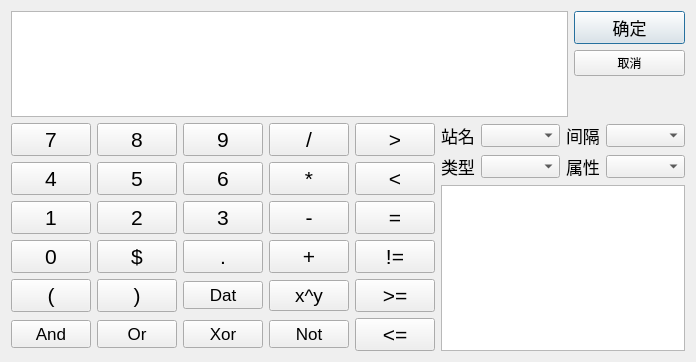
<?xml version="1.0" encoding="UTF-8"?>
<ui version="4.0">
 <class>Formula</class>
 <widget class="QDialog" name="Formula">
  <property name="geometry">
   <rect>
    <x>0</x>
    <y>0</y>
    <width>480</width>
    <height>362</height>
   </rect>
  </property>
  <property name="minimumSize">
   <size>
    <width>0</width>
    <height>0</height>
   </size>
  </property>
  <property name="maximumSize">
   <size>
    <width>99999</width>
    <height>99999</height>
   </size>
  </property>
  <property name="windowTitle">
   <string>Dialog</string>
  </property>
  <layout class="QVBoxLayout" name="verticalLayout_5">
   <item>
    <layout class="QVBoxLayout" name="verticalLayout_4">
     <item>
      <layout class="QHBoxLayout" name="horizontalLayout" stretch="5,1">
       <item>
        <widget class="QTextEdit" name="IDC_EDIT">
         <property name="sizePolicy">
          <sizepolicy hsizetype="Preferred" vsizetype="Preferred">
           <horstretch>0</horstretch>
           <verstretch>0</verstretch>
          </sizepolicy>
         </property>
         <property name="font">
          <font>
           <pointsize>10</pointsize>
          </font>
         </property>
         <property name="frameShadow">
          <enum>QFrame::Sunken</enum>
         </property>
        </widget>
       </item>
       <item>
        <layout class="QVBoxLayout" name="verticalLayout">
         <item>
          <widget class="QPushButton" name="okBtn">
           <property name="font">
            <font>
             <pointsize>13</pointsize>
            </font>
           </property>
           <property name="text">
            <string>确定</string>
           </property>
          </widget>
         </item>
         <item>
          <widget class="QPushButton" name="cancelBtn">
           <property name="text">
            <string>取消</string>
           </property>
          </widget>
         </item>
         <item>
          <spacer name="verticalSpacer">
           <property name="orientation">
            <enum>Qt::Vertical</enum>
           </property>
           <property name="sizeHint" stdset="0">
            <size>
             <width>20</width>
             <height>28</height>
            </size>
           </property>
          </spacer>
         </item>
        </layout>
       </item>
      </layout>
     </item>
     <item>
      <layout class="QHBoxLayout" name="horizontalLayout_10" stretch="1,2">
       <item>
        <layout class="QVBoxLayout" name="verticalLayout_3">
         <item>
          <layout class="QHBoxLayout" name="horizontalLayout_2">
           <item>
            <widget class="QPushButton" name="IDC_7">
             <property name="font">
              <font>
               <family>Helvetica</family>
               <pointsize>16</pointsize>
              </font>
             </property>
             <property name="text">
              <string>7</string>
             </property>
             <property name="autoDefault">
              <bool>false</bool>
             </property>
            </widget>
           </item>
           <item>
            <widget class="QPushButton" name="IDC_8">
             <property name="font">
              <font>
               <family>Helvetica</family>
               <pointsize>16</pointsize>
              </font>
             </property>
             <property name="text">
              <string>8</string>
             </property>
             <property name="autoDefault">
              <bool>false</bool>
             </property>
            </widget>
           </item>
           <item>
            <widget class="QPushButton" name="IDC_9">
             <property name="font">
              <font>
               <family>Helvetica</family>
               <pointsize>16</pointsize>
              </font>
             </property>
             <property name="text">
              <string>9</string>
             </property>
             <property name="autoDefault">
              <bool>false</bool>
             </property>
            </widget>
           </item>
           <item>
            <widget class="QPushButton" name="IDC_DIDVDE">
             <property name="font">
              <font>
               <family>Helvetica</family>
               <pointsize>16</pointsize>
              </font>
             </property>
             <property name="text">
              <string>/</string>
             </property>
             <property name="autoDefault">
              <bool>false</bool>
             </property>
            </widget>
           </item>
           <item>
            <widget class="QPushButton" name="IDC_GREATE">
             <property name="font">
              <font>
               <family>Helvetica</family>
               <pointsize>16</pointsize>
              </font>
             </property>
             <property name="text">
              <string>&gt;</string>
             </property>
             <property name="autoDefault">
              <bool>false</bool>
             </property>
            </widget>
           </item>
          </layout>
         </item>
         <item>
          <layout class="QHBoxLayout" name="horizontalLayout_5">
           <item>
            <widget class="QPushButton" name="IDC_4">
             <property name="font">
              <font>
               <family>Helvetica</family>
               <pointsize>16</pointsize>
              </font>
             </property>
             <property name="text">
              <string>4</string>
             </property>
             <property name="autoDefault">
              <bool>false</bool>
             </property>
            </widget>
           </item>
           <item>
            <widget class="QPushButton" name="IDC_5">
             <property name="font">
              <font>
               <family>Helvetica</family>
               <pointsize>16</pointsize>
              </font>
             </property>
             <property name="text">
              <string>5</string>
             </property>
             <property name="autoDefault">
              <bool>false</bool>
             </property>
            </widget>
           </item>
           <item>
            <widget class="QPushButton" name="IDC_6">
             <property name="font">
              <font>
               <family>Helvetica</family>
               <pointsize>16</pointsize>
              </font>
             </property>
             <property name="text">
              <string>6</string>
             </property>
             <property name="autoDefault">
              <bool>false</bool>
             </property>
            </widget>
           </item>
           <item>
            <widget class="QPushButton" name="IDC_MUTIPLY">
             <property name="font">
              <font>
               <family>Helvetica</family>
               <pointsize>16</pointsize>
              </font>
             </property>
             <property name="text">
              <string>*</string>
             </property>
             <property name="autoDefault">
              <bool>false</bool>
             </property>
            </widget>
           </item>
           <item>
            <widget class="QPushButton" name="IDC_LOWER">
             <property name="font">
              <font>
               <family>Helvetica</family>
               <pointsize>16</pointsize>
              </font>
             </property>
             <property name="text">
              <string>&lt;</string>
             </property>
             <property name="autoDefault">
              <bool>false</bool>
             </property>
            </widget>
           </item>
          </layout>
         </item>
         <item>
          <layout class="QHBoxLayout" name="horizontalLayout_6">
           <item>
            <widget class="QPushButton" name="IDC_1">
             <property name="font">
              <font>
               <family>Helvetica</family>
               <pointsize>16</pointsize>
              </font>
             </property>
             <property name="text">
              <string>1</string>
             </property>
             <property name="autoDefault">
              <bool>false</bool>
             </property>
            </widget>
           </item>
           <item>
            <widget class="QPushButton" name="IDC_2">
             <property name="font">
              <font>
               <family>Helvetica</family>
               <pointsize>16</pointsize>
              </font>
             </property>
             <property name="text">
              <string>2</string>
             </property>
             <property name="autoDefault">
              <bool>false</bool>
             </property>
            </widget>
           </item>
           <item>
            <widget class="QPushButton" name="IDC_3">
             <property name="font">
              <font>
               <family>Helvetica</family>
               <pointsize>16</pointsize>
              </font>
             </property>
             <property name="text">
              <string>3</string>
             </property>
             <property name="autoDefault">
              <bool>false</bool>
             </property>
            </widget>
           </item>
           <item>
            <widget class="QPushButton" name="IDC_MINUS">
             <property name="font">
              <font>
               <family>Helvetica</family>
               <pointsize>16</pointsize>
              </font>
             </property>
             <property name="text">
              <string>-</string>
             </property>
             <property name="autoDefault">
              <bool>false</bool>
             </property>
            </widget>
           </item>
           <item>
            <widget class="QPushButton" name="IDC_EQUAL">
             <property name="font">
              <font>
               <family>Helvetica</family>
               <pointsize>16</pointsize>
              </font>
             </property>
             <property name="text">
              <string>=</string>
             </property>
             <property name="autoDefault">
              <bool>false</bool>
             </property>
            </widget>
           </item>
          </layout>
         </item>
         <item>
          <layout class="QHBoxLayout" name="horizontalLayout_7">
           <item>
            <widget class="QPushButton" name="IDC_0">
             <property name="font">
              <font>
               <family>Helvetica</family>
               <pointsize>16</pointsize>
              </font>
             </property>
             <property name="text">
              <string>0</string>
             </property>
             <property name="autoDefault">
              <bool>false</bool>
             </property>
            </widget>
           </item>
           <item>
            <widget class="QPushButton" name="IDC_10">
             <property name="font">
              <font>
               <family>Helvetica</family>
               <pointsize>16</pointsize>
              </font>
             </property>
             <property name="text">
              <string>$</string>
             </property>
             <property name="autoDefault">
              <bool>false</bool>
             </property>
            </widget>
           </item>
           <item>
            <widget class="QPushButton" name="IDC_DOT">
             <property name="font">
              <font>
               <family>Helvetica</family>
               <pointsize>16</pointsize>
              </font>
             </property>
             <property name="text">
              <string>.</string>
             </property>
             <property name="autoDefault">
              <bool>false</bool>
             </property>
            </widget>
           </item>
           <item>
            <widget class="QPushButton" name="IDC_PLUS">
             <property name="font">
              <font>
               <family>Helvetica</family>
               <pointsize>16</pointsize>
              </font>
             </property>
             <property name="text">
              <string>+</string>
             </property>
             <property name="autoDefault">
              <bool>false</bool>
             </property>
            </widget>
           </item>
           <item>
            <widget class="QPushButton" name="IDC_NEQUAL">
             <property name="font">
              <font>
               <family>Helvetica</family>
               <pointsize>16</pointsize>
              </font>
             </property>
             <property name="text">
              <string>!=</string>
             </property>
             <property name="autoDefault">
              <bool>false</bool>
             </property>
            </widget>
           </item>
          </layout>
         </item>
         <item>
          <layout class="QHBoxLayout" name="horizontalLayout_8">
           <item>
            <widget class="QPushButton" name="IDC_LPARENTHESIS">
             <property name="font">
              <font>
               <family>Helvetica</family>
               <pointsize>16</pointsize>
              </font>
             </property>
             <property name="text">
              <string>(</string>
             </property>
             <property name="autoDefault">
              <bool>false</bool>
             </property>
            </widget>
           </item>
           <item>
            <widget class="QPushButton" name="IDC_RPARENTHESIS">
             <property name="font">
              <font>
               <family>Helvetica</family>
               <pointsize>16</pointsize>
              </font>
             </property>
             <property name="text">
              <string>)</string>
             </property>
             <property name="autoDefault">
              <bool>false</bool>
             </property>
            </widget>
           </item>
           <item>
            <widget class="QPushButton" name="IDC_DAT">
             <property name="font">
              <font>
               <family>Helvetica</family>
               <pointsize>13</pointsize>
              </font>
             </property>
             <property name="text">
              <string>Dat</string>
             </property>
             <property name="autoDefault">
              <bool>false</bool>
             </property>
            </widget>
           </item>
           <item>
            <widget class="QPushButton" name="IDC_POWER">
             <property name="font">
              <font>
               <family>Helvetica</family>
               <pointsize>14</pointsize>
              </font>
             </property>
             <property name="text">
              <string>x^y</string>
             </property>
             <property name="autoDefault">
              <bool>false</bool>
             </property>
            </widget>
           </item>
           <item>
            <widget class="QPushButton" name="IDC_GEQUAL">
             <property name="font">
              <font>
               <family>Helvetica</family>
               <pointsize>16</pointsize>
              </font>
             </property>
             <property name="text">
              <string>&gt;=</string>
             </property>
             <property name="autoDefault">
              <bool>false</bool>
             </property>
            </widget>
           </item>
          </layout>
         </item>
         <item>
          <layout class="QHBoxLayout" name="horizontalLayout_9">
           <item>
            <widget class="QPushButton" name="IDC_AND">
             <property name="font">
              <font>
               <family>Helvetica</family>
               <pointsize>13</pointsize>
              </font>
             </property>
             <property name="text">
              <string>And</string>
             </property>
             <property name="autoDefault">
              <bool>false</bool>
             </property>
            </widget>
           </item>
           <item>
            <widget class="QPushButton" name="IDC_OR">
             <property name="font">
              <font>
               <family>Helvetica</family>
               <pointsize>13</pointsize>
              </font>
             </property>
             <property name="text">
              <string>Or</string>
             </property>
             <property name="autoDefault">
              <bool>false</bool>
             </property>
            </widget>
           </item>
           <item>
            <widget class="QPushButton" name="IDC_XOR">
             <property name="font">
              <font>
               <family>Helvetica</family>
               <pointsize>13</pointsize>
              </font>
             </property>
             <property name="text">
              <string>Xor</string>
             </property>
             <property name="autoDefault">
              <bool>false</bool>
             </property>
            </widget>
           </item>
           <item>
            <widget class="QPushButton" name="IDC_NOT">
             <property name="font">
              <font>
               <family>Helvetica</family>
               <pointsize>13</pointsize>
              </font>
             </property>
             <property name="text">
              <string>Not</string>
             </property>
             <property name="autoDefault">
              <bool>false</bool>
             </property>
            </widget>
           </item>
           <item>
            <widget class="QPushButton" name="IDC_LEQUAL">
             <property name="font">
              <font>
               <family>Helvetica</family>
               <pointsize>16</pointsize>
              </font>
             </property>
             <property name="text">
              <string>&lt;=</string>
             </property>
             <property name="autoDefault">
              <bool>false</bool>
             </property>
            </widget>
           </item>
          </layout>
         </item>
        </layout>
       </item>
       <item>
        <layout class="QVBoxLayout" name="verticalLayout_2">
         <item>
          <layout class="QHBoxLayout" name="horizontalLayout_3" stretch="1,6,1,6">
           <item>
            <widget class="QLabel" name="label">
             <property name="font">
              <font>
               <family>Songti SC</family>
               <pointsize>13</pointsize>
              </font>
             </property>
             <property name="text">
              <string>站名</string>
             </property>
            </widget>
           </item>
           <item>
            <widget class="QComboBox" name="IDC_STATION">
             <property name="font">
              <font>
               <pointsize>10</pointsize>
              </font>
             </property>
            </widget>
           </item>
           <item>
            <widget class="QLabel" name="label_2">
             <property name="font">
              <font>
               <family>Songti SC</family>
               <pointsize>13</pointsize>
              </font>
             </property>
             <property name="text">
              <string>间隔</string>
             </property>
            </widget>
           </item>
           <item>
            <widget class="QComboBox" name="IDC_COMBOMODE">
             <property name="font">
              <font>
               <pointsize>10</pointsize>
              </font>
             </property>
            </widget>
           </item>
          </layout>
         </item>
         <item>
          <layout class="QHBoxLayout" name="horizontalLayout_4" stretch="1,6,1,6">
           <item>
            <widget class="QLabel" name="label_3">
             <property name="font">
              <font>
               <family>Songti SC</family>
               <pointsize>13</pointsize>
              </font>
             </property>
             <property name="text">
              <string>类型</string>
             </property>
            </widget>
           </item>
           <item>
            <widget class="QComboBox" name="IDC_TYPE">
             <property name="font">
              <font>
               <pointsize>10</pointsize>
              </font>
             </property>
            </widget>
           </item>
           <item>
            <widget class="QLabel" name="label_4">
             <property name="font">
              <font>
               <family>Songti SC</family>
               <pointsize>13</pointsize>
              </font>
             </property>
             <property name="text">
              <string>属性</string>
             </property>
            </widget>
           </item>
           <item>
            <widget class="QComboBox" name="IDC_ATTRIB">
             <property name="font">
              <font>
               <pointsize>10</pointsize>
              </font>
             </property>
            </widget>
           </item>
          </layout>
         </item>
         <item>
          <widget class="QListWidget" name="IDC_LIST"/>
         </item>
        </layout>
       </item>
      </layout>
     </item>
    </layout>
   </item>
  </layout>
 </widget>
 <resources/>
 <connections/>
</ui>
